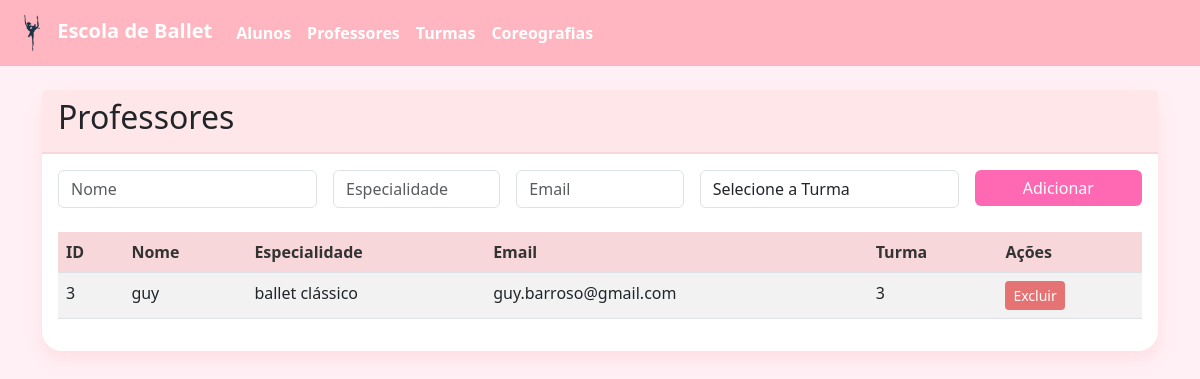
Page /professores on the earlier database version.
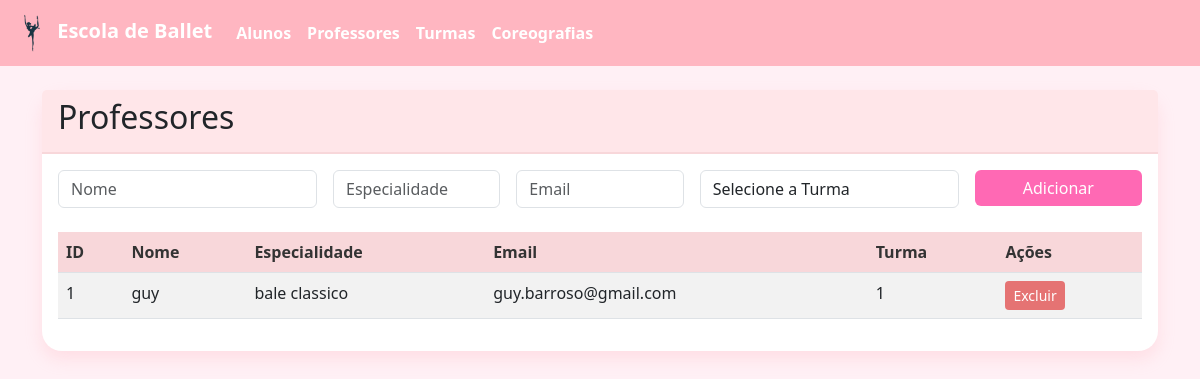
Same page on the later database version.
### tables this page shows
CREATE TABLE Professor (
    id INTEGER PRIMARY KEY AUTOINCREMENT,
    nome TEXT NOT NULL,
    especialidade TEXT NOT NULL,
    email TEXT NOT NULL,
    telefone TEXT,
    certificacoes TEXT,
    turma_id INTEGER REFERENCES Turma(id)
);

### app.py (the view)
@app.route('/professores')
def mostrar_professores():
    professores = listar_professores()
    turmas = listar_turmas()
    return render_template('professores.html', professores=professores, turmas=turmas)

### db/connection.py (called while the page is built)
def conectar():
    return sqlite3.connect('ballet.db')

### models/professor.py (called while the page is built)
def listar_professores():
    conn = conectar()
    cursor = conn.cursor()
    cursor.execute("""
        SELECT p.id, p.nome, p.especialidade, p.email,
               COALESCE(p.turma_id, 'Sem turma') as turma_id
        FROM Professor p
    """)
    resultado = cursor.fetchall()
    conn.close()
    return resultado

### models/turma.py (called while the page is built)
def listar_turmas():
    conn = conectar()
    cursor = conn.cursor()
    cursor.execute("SELECT * FROM Turma")
    resultado = cursor.fetchall()
    conn.close()
    return resultado

### templates/professores.html (shortened to what this page needs)
{% extends "base.html" %}
{% block content %}
<div class="card">
  <div class="card-header">
    <h2>Professores</h2>
</div>
<div class="card-body">
    <form method="POST" action="{{ url_for('adicionar_professor') }}" class="mb-4">
        <div class="row g-3">
            <div class="col-md-3">
            <input type="text" name="nome" class="form-control" placeholder="Nome" required>
            </div>
            <div class="col-md-2">
            <input type="text" name="especialidade" class="form-control" placeholder="Especialidade" required>
            </div>
            <div class="col-md-2">
            <input type="email" name="email" class="form-control" placeholder="Email" required>
            </div>
            <div class="col-md-3">
            <select name="turma_id" class="form-control">
                <option value="">Selecione a Turma</option>
            </select>
            </div>
            <div class="col-md-2">
            <button type="submit" class="btn btn-primary w-100">Adicionar</button>
            </div>
        </div>
    </form>
    <table class="table table-striped">
      <thead>
        <tr>
          <th>ID</th>
          <th>Nome</th>
          <th>Especialidade</th>
          <th>Email</th>
          <th>Turma</th>
          <th>Ações</th>
        </tr>
      </thead>
      <tbody>
        {% for p in professores %}
        <tr>
          <td>{{ p[0] }}</td>
          <td>{{ p[1] }}</td>
          <td>{{ p[2] }}</td>
          <td>{{ p[3] }}</td>
          <td>{{ p[4] or 'Sem turma' }}</td>
          <td>
            <a href="{{ url_for('remover_professor', id=p[0]) }}" class="btn btn-danger btn-sm"
               onclick="return confirm('Deseja excluir este professor?')">Excluir</a>
          </td>
        </tr>
        {% endfor %}
      </tbody>
    </table>
  </div>
</div>
{% endblock %}

Differences in the rows shown:
removed Professor: id "3", nome "guy", especialidade "ballet clássico", email "guy.barroso@gmail.com", p "3"
added Professor: id "1", nome "guy", especialidade "bale classico", email "guy.barroso@gmail.com", p "1"
